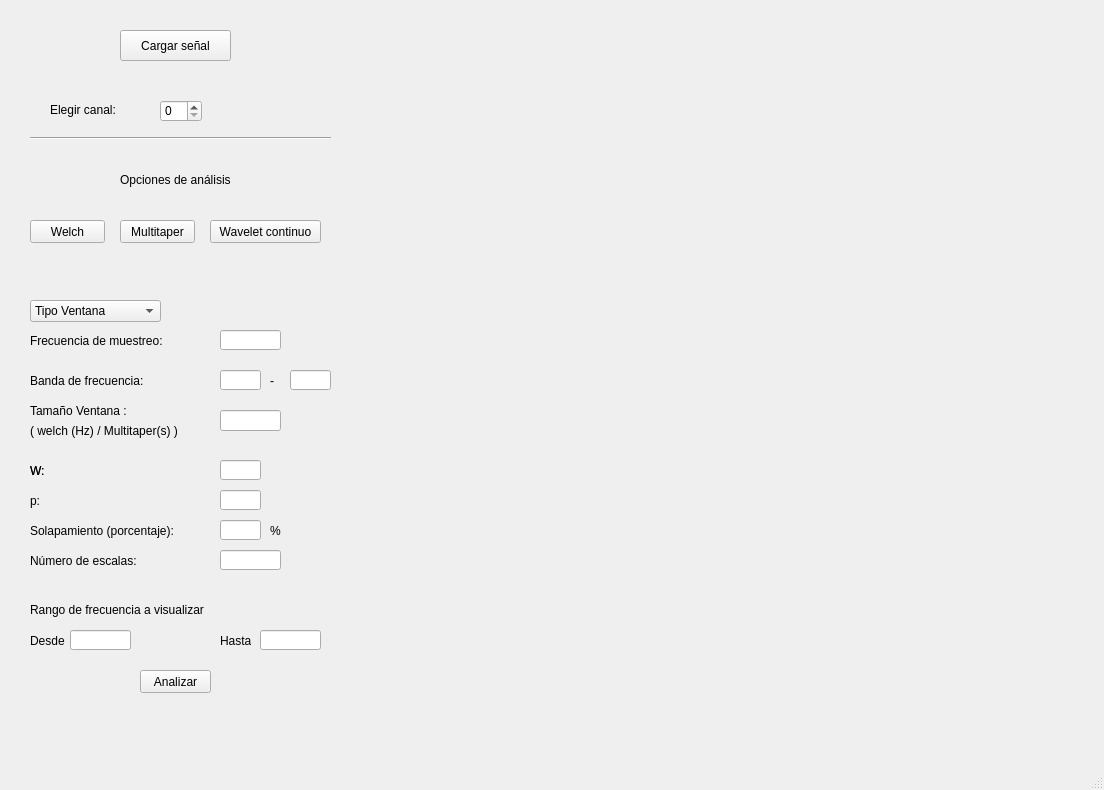
<?xml version="1.0" encoding="UTF-8"?>
<ui version="4.0">
 <class>MainWindow</class>
 <widget class="QMainWindow" name="MainWindow">
  <property name="geometry">
   <rect>
    <x>0</x>
    <y>0</y>
    <width>1104</width>
    <height>790</height>
   </rect>
  </property>
  <property name="windowTitle">
   <string>senales cerebrales</string>
  </property>
  <property name="styleSheet">
   <string notr="true"/>
  </property>
  <widget class="QWidget" name="centralwidget">
   <widget class="QPushButton" name="boton_cargar">
    <property name="geometry">
     <rect>
      <x>120</x>
      <y>30</y>
      <width>111</width>
      <height>31</height>
     </rect>
    </property>
    <property name="text">
     <string>Cargar señal</string>
    </property>
    <property name="icon">
     <iconset>
      <normaloff>../cargar.jpg</normaloff>../cargar.jpg</iconset>
    </property>
   </widget>
   <widget class="QWidget" name="campo_grafico_2" native="true">
    <property name="geometry">
     <rect>
      <x>340</x>
      <y>30</y>
      <width>721</width>
      <height>721</height>
     </rect>
    </property>
    <widget class="QWidget" name="campo_grafico" native="true">
     <property name="geometry">
      <rect>
       <x>0</x>
       <y>-30</y>
       <width>731</width>
       <height>741</height>
      </rect>
     </property>
     <widget class="QScrollArea" name="scrollArea">
      <property name="geometry">
       <rect>
        <x>-321</x>
        <y>20</y>
        <width>1061</width>
        <height>741</height>
       </rect>
      </property>
      <property name="widgetResizable">
       <bool>true</bool>
      </property>
      <widget class="QWidget" name="scrollAreaWidgetContents">
       <property name="geometry">
        <rect>
         <x>0</x>
         <y>0</y>
         <width>1059</width>
         <height>739</height>
        </rect>
       </property>
      </widget>
     </widget>
    </widget>
   </widget>
   <widget class="QLabel" name="label_3">
    <property name="geometry">
     <rect>
      <x>220</x>
      <y>630</y>
      <width>31</width>
      <height>21</height>
     </rect>
    </property>
    <property name="text">
     <string>Hasta</string>
    </property>
   </widget>
   <widget class="QLabel" name="label_4">
    <property name="geometry">
     <rect>
      <x>30</x>
      <y>600</y>
      <width>191</width>
      <height>20</height>
     </rect>
    </property>
    <property name="text">
     <string>Rango de frecuencia a visualizar</string>
    </property>
   </widget>
   <widget class="QLineEdit" name="boton_tiempo_final">
    <property name="geometry">
     <rect>
      <x>260</x>
      <y>630</y>
      <width>61</width>
      <height>20</height>
     </rect>
    </property>
   </widget>
   <widget class="QLineEdit" name="boton_tiempo_inicial">
    <property name="geometry">
     <rect>
      <x>70</x>
      <y>630</y>
      <width>61</width>
      <height>20</height>
     </rect>
    </property>
   </widget>
   <widget class="QLabel" name="label_2">
    <property name="geometry">
     <rect>
      <x>30</x>
      <y>630</y>
      <width>41</width>
      <height>21</height>
     </rect>
    </property>
    <property name="text">
     <string>Desde</string>
    </property>
   </widget>
   <widget class="QLabel" name="label_8">
    <property name="geometry">
     <rect>
      <x>120</x>
      <y>170</y>
      <width>121</width>
      <height>20</height>
     </rect>
    </property>
    <property name="text">
     <string>Opciones de análisis </string>
    </property>
   </widget>
   <widget class="Line" name="line">
    <property name="geometry">
     <rect>
      <x>30</x>
      <y>130</y>
      <width>301</width>
      <height>16</height>
     </rect>
    </property>
    <property name="orientation">
     <enum>Qt::Horizontal</enum>
    </property>
   </widget>
   <widget class="QComboBox" name="boton_ventana">
    <property name="geometry">
     <rect>
      <x>30</x>
      <y>300</y>
      <width>131</width>
      <height>22</height>
     </rect>
    </property>
    <item>
     <property name="text">
      <string>Tipo Ventana</string>
     </property>
    </item>
    <item>
     <property name="text">
      <string>boxcar</string>
     </property>
    </item>
    <item>
     <property name="text">
      <string>triang</string>
     </property>
    </item>
    <item>
     <property name="text">
      <string>hamming</string>
     </property>
    </item>
    <item>
     <property name="text">
      <string>hann</string>
     </property>
    </item>
    <item>
     <property name="text">
      <string>bartlett</string>
     </property>
    </item>
    <item>
     <property name="text">
      <string>flattop</string>
     </property>
    </item>
    <item>
     <property name="text">
      <string>parzen</string>
     </property>
    </item>
    <item>
     <property name="text">
      <string>blackman</string>
     </property>
    </item>
    <item>
     <property name="text">
      <string>bohman</string>
     </property>
    </item>
    <item>
     <property name="text">
      <string>blackmanharris</string>
     </property>
    </item>
    <item>
     <property name="text">
      <string>nuttall</string>
     </property>
    </item>
    <item>
     <property name="text">
      <string>barthann</string>
     </property>
    </item>
   </widget>
   <widget class="QLineEdit" name="boton_nperseg">
    <property name="geometry">
     <rect>
      <x>220</x>
      <y>410</y>
      <width>61</width>
      <height>21</height>
     </rect>
    </property>
   </widget>
   <widget class="QLabel" name="label_14">
    <property name="geometry">
     <rect>
      <x>30</x>
      <y>520</y>
      <width>161</width>
      <height>21</height>
     </rect>
    </property>
    <property name="text">
     <string>Solapamiento (porcentaje):</string>
    </property>
   </widget>
   <widget class="QLineEdit" name="boton_noverlap">
    <property name="geometry">
     <rect>
      <x>220</x>
      <y>520</y>
      <width>41</width>
      <height>20</height>
     </rect>
    </property>
   </widget>
   <widget class="QLabel" name="label_17">
    <property name="geometry">
     <rect>
      <x>30</x>
      <y>370</y>
      <width>121</width>
      <height>21</height>
     </rect>
    </property>
    <property name="text">
     <string>Banda de frecuencia:</string>
    </property>
   </widget>
   <widget class="QLineEdit" name="boton_fpassi">
    <property name="geometry">
     <rect>
      <x>220</x>
      <y>370</y>
      <width>41</width>
      <height>20</height>
     </rect>
    </property>
   </widget>
   <widget class="QLineEdit" name="boton_fpassf">
    <property name="geometry">
     <rect>
      <x>290</x>
      <y>370</y>
      <width>41</width>
      <height>20</height>
     </rect>
    </property>
   </widget>
   <widget class="QLabel" name="label_18">
    <property name="geometry">
     <rect>
      <x>270</x>
      <y>370</y>
      <width>16</width>
      <height>21</height>
     </rect>
    </property>
    <property name="text">
     <string>-</string>
    </property>
   </widget>
   <widget class="QLabel" name="label_19">
    <property name="geometry">
     <rect>
      <x>30</x>
      <y>460</y>
      <width>21</width>
      <height>21</height>
     </rect>
    </property>
    <property name="text">
     <string>W:</string>
    </property>
   </widget>
   <widget class="QLabel" name="label_20">
    <property name="geometry">
     <rect>
      <x>30</x>
      <y>400</y>
      <width>121</width>
      <height>21</height>
     </rect>
    </property>
    <property name="text">
     <string>Tamaño Ventana :</string>
    </property>
   </widget>
   <widget class="QLabel" name="label_22">
    <property name="geometry">
     <rect>
      <x>30</x>
      <y>460</y>
      <width>21</width>
      <height>21</height>
     </rect>
    </property>
    <property name="text">
     <string>W:</string>
    </property>
   </widget>
   <widget class="QLineEdit" name="boton_w">
    <property name="geometry">
     <rect>
      <x>220</x>
      <y>460</y>
      <width>41</width>
      <height>20</height>
     </rect>
    </property>
   </widget>
   <widget class="QLabel" name="label_23">
    <property name="geometry">
     <rect>
      <x>30</x>
      <y>490</y>
      <width>21</width>
      <height>21</height>
     </rect>
    </property>
    <property name="text">
     <string>p:</string>
    </property>
   </widget>
   <widget class="QLineEdit" name="boton_p">
    <property name="geometry">
     <rect>
      <x>220</x>
      <y>490</y>
      <width>41</width>
      <height>20</height>
     </rect>
    </property>
   </widget>
   <widget class="QPushButton" name="boton_analizar">
    <property name="geometry">
     <rect>
      <x>140</x>
      <y>670</y>
      <width>71</width>
      <height>23</height>
     </rect>
    </property>
    <property name="text">
     <string>Analizar</string>
    </property>
   </widget>
   <widget class="QLineEdit" name="boton_fs">
    <property name="geometry">
     <rect>
      <x>220</x>
      <y>330</y>
      <width>61</width>
      <height>20</height>
     </rect>
    </property>
   </widget>
   <widget class="QLabel" name="label_15">
    <property name="geometry">
     <rect>
      <x>30</x>
      <y>330</y>
      <width>141</width>
      <height>21</height>
     </rect>
    </property>
    <property name="text">
     <string>Frecuencia de muestreo:</string>
    </property>
   </widget>
   <widget class="QPushButton" name="boton_multitaper">
    <property name="geometry">
     <rect>
      <x>120</x>
      <y>220</y>
      <width>75</width>
      <height>23</height>
     </rect>
    </property>
    <property name="text">
     <string>Multitaper</string>
    </property>
   </widget>
   <widget class="QPushButton" name="boton_welch">
    <property name="geometry">
     <rect>
      <x>30</x>
      <y>220</y>
      <width>75</width>
      <height>23</height>
     </rect>
    </property>
    <property name="text">
     <string>Welch</string>
    </property>
   </widget>
   <widget class="QPushButton" name="boton_wavelet">
    <property name="geometry">
     <rect>
      <x>210</x>
      <y>220</y>
      <width>111</width>
      <height>23</height>
     </rect>
    </property>
    <property name="text">
     <string>Wavelet continuo</string>
    </property>
   </widget>
   <widget class="QLabel" name="label_24">
    <property name="geometry">
     <rect>
      <x>270</x>
      <y>520</y>
      <width>21</width>
      <height>21</height>
     </rect>
    </property>
    <property name="text">
     <string>%</string>
    </property>
   </widget>
   <widget class="QLabel" name="label_16">
    <property name="geometry">
     <rect>
      <x>30</x>
      <y>550</y>
      <width>161</width>
      <height>21</height>
     </rect>
    </property>
    <property name="text">
     <string>Número de escalas:</string>
    </property>
   </widget>
   <widget class="QLineEdit" name="boton_nescalas">
    <property name="geometry">
     <rect>
      <x>220</x>
      <y>550</y>
      <width>61</width>
      <height>20</height>
     </rect>
    </property>
   </widget>
   <widget class="QLabel" name="label_21">
    <property name="geometry">
     <rect>
      <x>30</x>
      <y>420</y>
      <width>181</width>
      <height>21</height>
     </rect>
    </property>
    <property name="text">
     <string>( welch (Hz) / Multitaper(s) )</string>
    </property>
   </widget>
   <widget class="QLabel" name="label_9">
    <property name="geometry">
     <rect>
      <x>50</x>
      <y>100</y>
      <width>81</width>
      <height>20</height>
     </rect>
    </property>
    <property name="text">
     <string>Elegir canal:</string>
    </property>
   </widget>
   <widget class="QSpinBox" name="spin_canal">
    <property name="geometry">
     <rect>
      <x>160</x>
      <y>100</y>
      <width>42</width>
      <height>22</height>
     </rect>
    </property>
   </widget>
  </widget>
  <widget class="QMenuBar" name="menubar">
   <property name="geometry">
    <rect>
     <x>0</x>
     <y>0</y>
     <width>1104</width>
     <height>26</height>
    </rect>
   </property>
  </widget>
  <widget class="QStatusBar" name="statusbar"/>
 </widget>
 <resources/>
 <connections/>
</ui>
